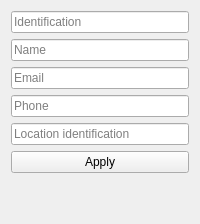
                <widget class="QWidget" name="create_security">
                 <attribute name="title">
                  <string>Security</string>
                 </attribute>
                 <layout class="QVBoxLayout" name="verticalLayout_23">
                  <item>
                   <widget class="QLineEdit" name="line_security_id">
                    <property name="text">
                     <string/>
                    </property>
                    <property name="placeholderText">
                     <string>Identification</string>
                    </property>
                   </widget>
                  </item>
                  <item>
                   <widget class="QLineEdit" name="line_security_name">
                    <property name="text">
                     <string/>
                    </property>
                    <property name="placeholderText">
                     <string>Name</string>
                    </property>
                   </widget>
                  </item>
                  <item>
                   <widget class="QLineEdit" name="line_security_email">
                    <property name="text">
                     <string/>
                    </property>
                    <property name="placeholderText">
                     <string>Email</string>
                    </property>
                   </widget>
                  </item>
                  <item>
                   <widget class="QLineEdit" name="line_security_phone">
                    <property name="text">
                     <string/>
                    </property>
                    <property name="placeholderText">
                     <string>Phone</string>
                    </property>
                   </widget>
                  </item>
                  <item>
                   <widget class="QLineEdit" name="line_security_location_id">
                    <property name="text">
                     <string/>
                    </property>
                    <property name="placeholderText">
                     <string>Location identification</string>
                    </property>
                   </widget>
                  </item>
                  <item>
                   <widget class="QPushButton" name="btn_apply_security">
                    <property name="text">
                     <string>Apply</string>
                    </property>
                   </widget>
                  </item>
                  <item>
                   <spacer name="verticalSpacer_13">
                    <property name="orientation">
                     <enum>Qt::Vertical</enum>
                    </property>
                    <property name="sizeHint" stdset="0">
                     <size>
                      <width>20</width>
                      <height>40</height>
                     </size>
                    </property>
                   </spacer>
                  </item>
                 </layout>
                </widget>
